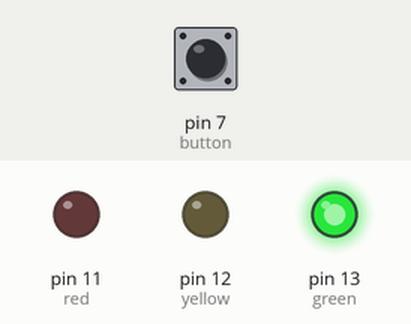
This sketch was run on a simulated Arduino Uno, built with avr-gcc and run on an emulated ATmega328P. On the bench: output pins drawn as LEDs (lit = HIGH). Inputs (shaded band) come from the test bench; at power-on: pin 7 (button) HIGH.

Above: at 2.5 s.
At 6.0 s:
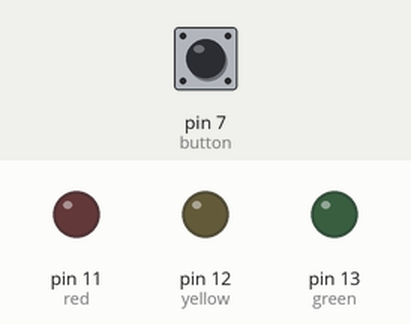
At 7.5 s:
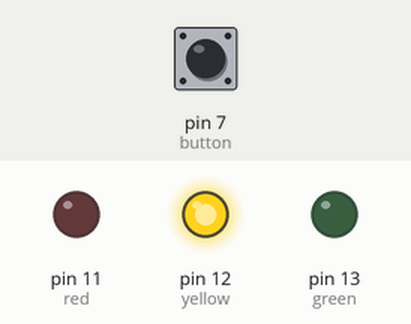
At 11.0 s:
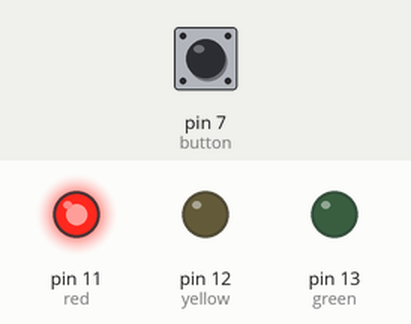
Timing chart, 0 to 15.6 s (numbered marks = the images above):
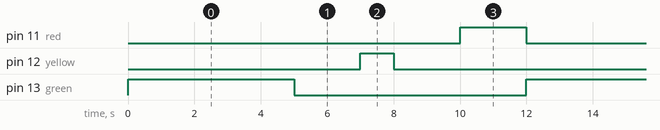

Measured:
- by itself, pin 11 (red): alternates HIGH for 2.0 s and LOW for 10.0 s
- by itself, pin 12 (yellow): alternates HIGH for 1.0 s and LOW for 11.0 s
- by itself, pin 13 (green): alternates HIGH for 5.0 s and LOW for 7.0 s

The sketch:

Arduino_Pushbutton.ino
```cpp
int green=13;
int yellow=12;
int red=11;
int button=7; //pushbutton

void setup() {
pinMode(green, OUTPUT);
pinMode(yellow,OUTPUT);
pinMode(red, OUTPUT);
pinMode(button, INPUT);
}

void loop() {
 while(digitalRead(button)== LOW ){  // when we push button then V=0
 digitalWrite(red,HIGH); // when pushbutton Low then red LED on


 }
 for(int i=13; i>=11 ; i--){
if(i==13){
digitalWrite(red,LOW);
digitalWrite(green, HIGH);
delay(5000);
digitalWrite(green, LOW);
}
else if(i==12){
  digitalWrite(red,LOW);
digitalWrite(yellow, HIGH);
delay(1000);
digitalWrite(yellow, LOW);
}
else
digitalWrite(red, HIGH);
delay(2000);
digitalWrite(red, LOW);
 }

 }
 
```
